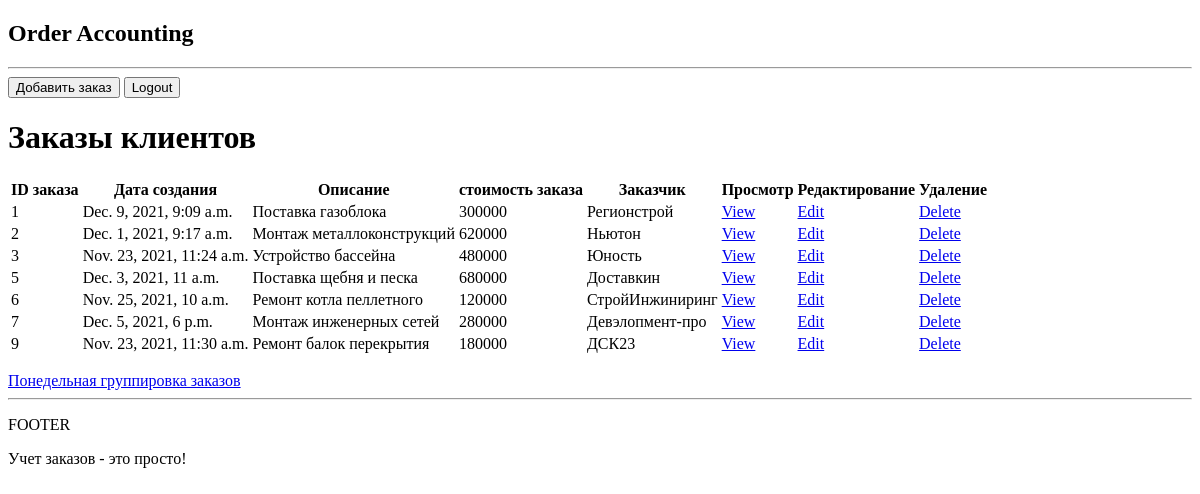
Before: / (signed in) with the older database file.
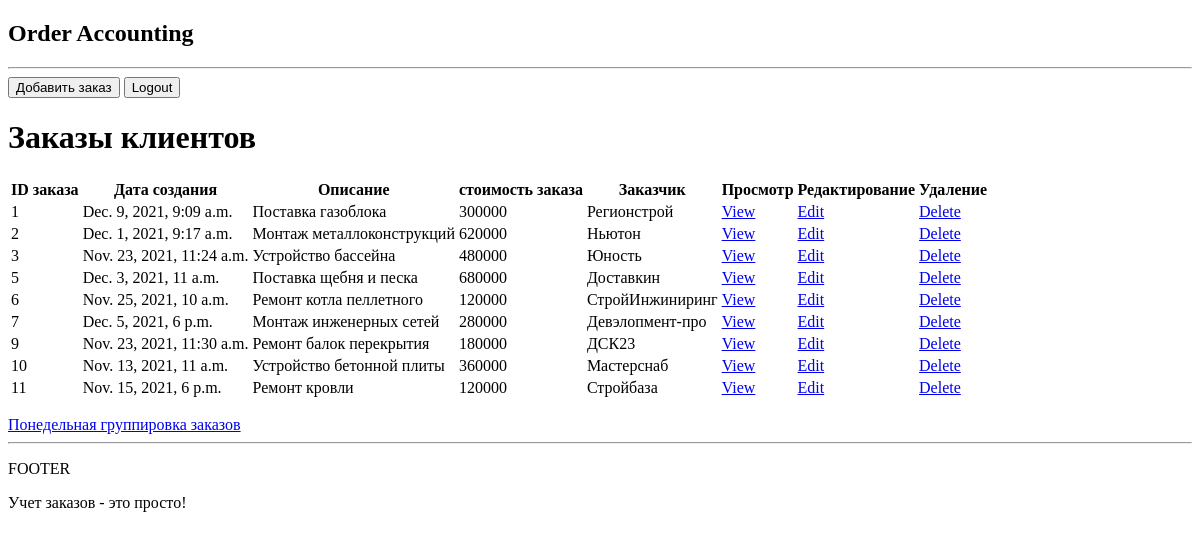
After: the same page with the newer database file.
### orders/models.py (models this page shows, shortened)
class Orders(models.Model):
    description = models.CharField(max_length=500, null=True, blank=True)
    amount = models.BigIntegerField()
    created = models.DateTimeField()
    customer = models.ForeignKey(Customer, on_delete=models.CASCADE, related_name='orders')

class Customer(models.Model):
    title = models.CharField(max_length=200)
    def __str__(self):
        return self.title

### orders/views.py (the view)
# urls.py: path('', include('orders.urls')),
@login_required(login_url='login')
def orders(request):
    customer_dict = {}
    orders = Orders.objects.all()
    customers = Customer.objects.all()
    for customer in customers:
        customer_dict[customer.id] = customer.title
    context = {'orders': orders, 'customer_dict': customer_dict}
    return render(request, 'orders/orders.html', context)

### orders/templates/orders/orders.html (shortened to what this page needs)
{% extends 'main.html' %}
{% block content %}
<h1> Заказы клиентов </h1>
<table>
    <tr>
        <th>ID заказа</th>
        <th>Дата создания</th>
        <th>Описание</th>
        <th>стоимость заказа</th>
        <th>Заказчик</th>
        <th>Просмотр</th>
        <th>Редактирование</th>
        <th>Удаление</th>
    </tr>
    {% for order in orders%}
    <tr>
        <td>{{order.id}}</td>
        <td>{{order.created}}</td>
        <td>{{order.description}}</td>
        <td>{{order.amount}}</td>
        <td>{{order.customer}}</td>
        <td><a href = "{% url 'single-order' order.id %}">View</a></td>
        <td><a href = "{% url 'update-order' order.id %}">Edit</a></td>
        <td><a href = "{% url 'delete-order' order.id %}">Delete</a></td>
    </tr>
    {% endfor %}
</table>
<a href = "{% url 'open-orders' %}">Понедельная группировка заказов</a>
{% endblock content %}

### templates/main.html (shortened to what this page needs)
<!DOCTYPE html>
<html>
<head>
</head>
<body>
    {% include 'navbar.html' %}
    {% block content %}
    {% endblock content %}
    <hr>
    <P>FOOTER</P>
    <p>Учет заказов - это просто!</p>
</body>
</html>

### templates/navbar.html (shortened to what this page needs)
<h2> Order Accounting </h2>
<hr>
<a href = "{% url 'create-order' %}"><button>Добавить заказ</button></a>
{% if request.user.is_authenticated %}
<a href = "{% url 'logout' %}"><button>Logout</button></a>
{% else %}
<a href = "{% url 'login' %}"><button>Login</button></a>
{% endif %}

Changed rows visible on the page:
added Orders: id "10", created "Nov. 13, 2021, 11 a.m.", description "Устройство бетонной плиты", amount "360000", customer "Мастерснаб"
added Orders: id "11", created "Nov. 15, 2021, 6 p.m.", description "Ремонт кровли", amount "120000", customer "Стройбаза"
